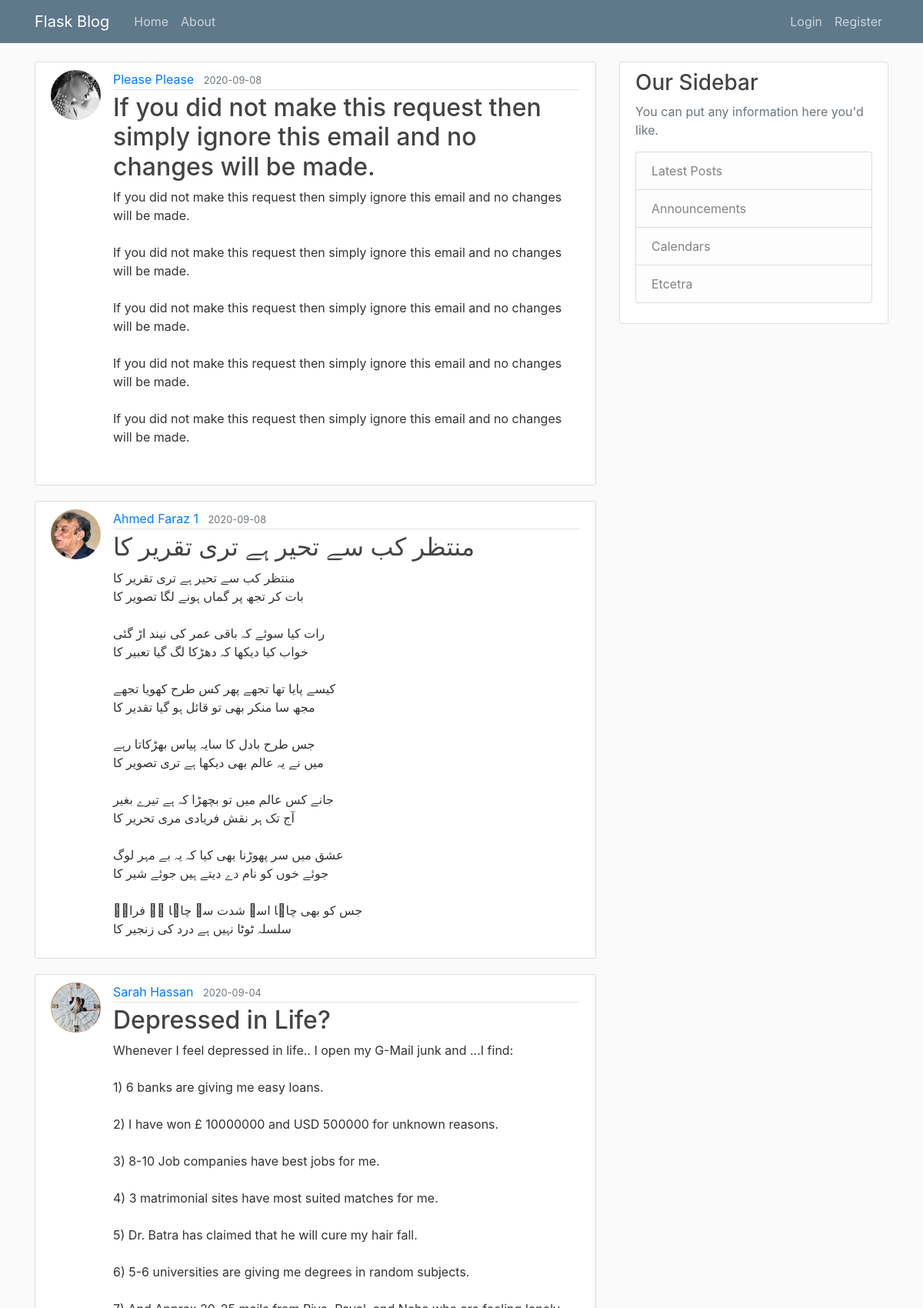
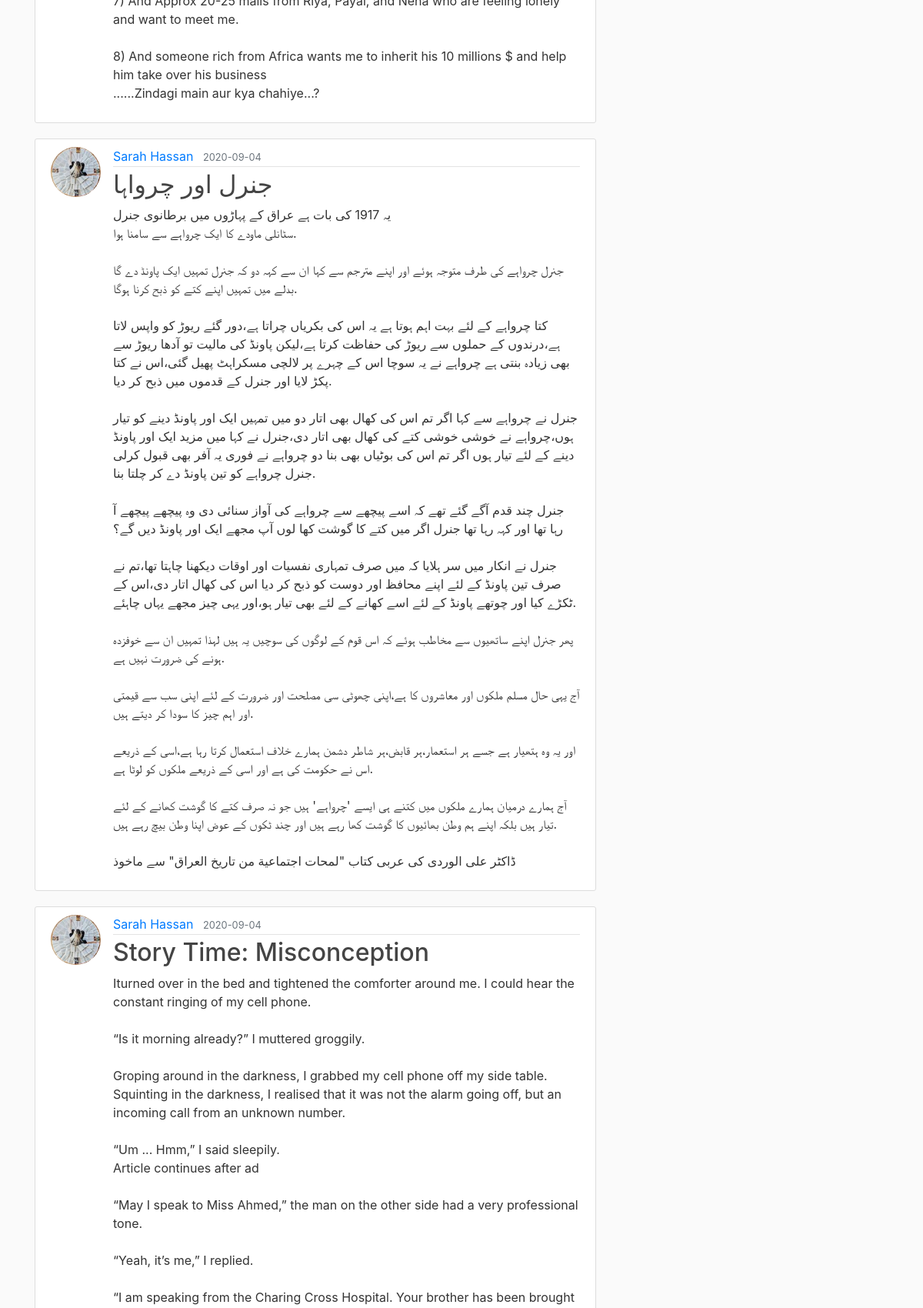
The page /home (upper part) on the database its author committed (2 pictures, top to bottom).
### myflaskblog/models.py (models this page shows, shortened)
class Post(db.Model):
    id = db.Column(db.Integer, primary_key=True)
    title = db.Column(db.String(100), nullable=False)
    date_posted = db.Column(db.DateTime, nullable=False, default=datetime.utcnow)
    content = db.Column(db.Text, nullable=False)
    user_id = db.Column(db.Integer, db.ForeignKey('user.id'), nullable=False)

class User(db.Model, UserMixin):
    id = db.Column(db.Integer, primary_key=True)
    username = db.Column(db.String(20), unique=True, nullable=False)
    email = db.Column(db.String(120), unique=True, nullable=False)
    image_file = db.Column(db.String(20), nullable=False, default='default.jpg')
    password = db.Column(db.String(60), nullable=False)
    posts = db.relationship('Post', backref='author', lazy=True)

### myflaskblog/main/routes.py (the view)
@main.route("/")
@main.route("/home")
def home():
    page = request.args.get('page', 1, type=int)
    posts = Post.query.order_by(Post.date_posted.desc()).paginate(page=page, per_page=5)
    return render_template('home.html', posts=posts)

### myflaskblog/templates/home.html (shortened to what this page needs)
{% extends "Layout.html" %}
{% block content %}
    {% for post in posts.items %}
        <article class="media content-section">
            <img class="rounded-circle article-img" src="{{ url_for('static', filename='profile_pics/' + post.author.image_file)}}">
            <div class="media-body">
                <div class="article-metadata">
                    <a class="mr-2" href="{{ url_for('users.user_posts', username=post.author.username)}}">{{ post.author.username }}</a>
                    <small class="text-muted">{{ post.date_posted.strftime('%Y-%m-%d') }}</small>
                </div>
                <h2><a class="article-title" href="{{ url_for('posts.post', post_id=post.id) }}">{{ post.title }}</a></h2>
                <p class="article-content">{{ post.content }}</p>
            </div>
        </article>
    {% endfor %}
{% endblock content %}

### myflaskblog/static/main.css (style rules this page uses)
body { background: #fafafa; color: #333333; margin-top: 5rem; }
h1, h2, h3, h4, h5, h6 { color: #444444; }
.content-section { background: #ffffff; padding: 10px 20px; border: 1px solid #dddddd; border-radius: 3px; margin-bottom: 20px; }
.article-title { color: #444444; }
.article-content { white-space: pre-line; }
.article-img { height: 65px; width: 65px; margin-right: 16px; }
.article-metadata { padding-bottom: 1px; margin-bottom: 4px; border-bottom: 1px solid #e3e3e3 }

### rows shown on the page
Post: image_file (picture), author.username "Please Please", date_posted "2020-09-08", title "If you did not make this request then simply ignore this email and no changes will be made.", content "If you did not make this request then simply ignore this email and no changes will be made. If you did not make this request then simply ignore this email and no changes will be made. If you did not make this request then simply ignore this email and no changes will be made. If you did not make this request then simply ignore this email and no changes will be made. If you did not make this request then simply ignore this email and no changes will be made."
Post: image_file (picture), author.username "Ahmed Faraz 1", date_posted "2020-09-08", title "منتظر کب سے تحیر ہے تری تقریر کا", content "منتظر کب سے تحیر ہے تری تقریر کا بات کر تجھ پر گماں ہونے لگا تصویر کا رات کیا سوئے کہ باقی عمر کی نیند اڑ گئی خواب کیا دیکھا کہ دھڑکا لگ گیا تعبیر کا کیسے پایا تھا تجھے پھر کس طرح کھویا تجھے مجھ سا منکر بھی تو قائل ہو گیا تقدیر کا جس طرح بادل کا سایہ پیاس بھڑکاتا رہے میں نے یہ عالم بھی دیکھا ہے تری تصویر کا جانے کس عالم میں تو بچھڑا کہ ہے تیرے بغیر آج تک ہر نقش فریادی مری تحریر کا عشق میں سر پھوڑنا بھی کیا کہ یہ بے مہر لوگ جوئے خوں کو نام دے دیتے ہیں جوئے شیر کا جس کو بھی چاہا اسے شدت سے چاہا ہے فرازؔ سلسلہ ٹوٹا نہیں ہے درد کی زنجیر کا"
Post: image_file (picture), author.username "Sarah Hassan", date_posted "2020-09-04", title "Depressed in Life?", content "Whenever I feel depressed in life.. I open my G-Mail junk and ...I find: 1) 6 banks are giving me easy loans. 2) I have won £ 10000000 and USD 500000 for unknown reasons. 3) 8-10 Job companies have best jobs for me. 4) 3 matrimonial sites have most suited matches for me. 5) Dr. Batra has claimed that he will cure my hair fall. 6) 5-6 universities are giving me degrees in random subjects. 7) And Approx 20-25 mails from Riya, Payal, and Neha who are feeling lonely and want to meet me. 8) And someone rich from Africa wants me to inherit his 10 millions $ and help him take over his business ......Zindagi main aur kya chahiye...?"
Post: image_file (picture), author.username "Sarah Hassan", date_posted "2020-09-04", title "جنرل اور چرواہا", content "یہ 1917 کی بات ہے عراق کے پہاڑوں میں برطانوی جنرل سٹانلی ماودے کا ایک چرواہے سے سامنا ہوا. جنرل چرواہے کی طرف متوجہ ہوئے اور اپنے مترجم سے کہا ان سے کہہ دو کہ جنرل تمہیں ایک پاونڈ دے گا بدلے میں تمہیں اپنے کتے کو ذبح کرنا ہوگا. کتا چرواہے کے لئے بہت اہم ہوتا ہے یہ اس کی بکریاں چراتا ہے،دور گئے ریوڑ کو واپس لاتا ہے،درندوں کے حملوں سے ریوڑ کی حفاظت کرتا ہے،لیکن پاونڈ کی مالیت تو آدھا ریوڑ سے بھی زیادہ بنتی ہے چرواہے نے یہ سوچا اس کے چہرے پر لالچی مسکراہٹ پھیل گئی،اس نے کتا پکڑ لایا اور جنرل کے قدموں میں ذبح کر دیا. جنرل نے چرواہے سے کہا اگر تم اس کی کھال بھی اتار دو میں تمہیں ایک اور پاونڈ دینے کو تیار ہوں،چرواہے نے خوشی خوشی کتے کی کھال بھی اتار دی،جنرل نے کہا میں مزید ایک اور پاونڈ دینے کے…"
Post: image_file (picture), author.username "Sarah Hassan", date_posted "2020-09-04", title "Story Time: Misconception"
